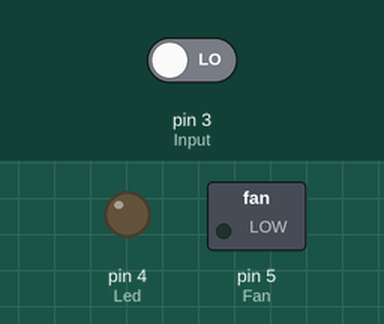
The sketch below on a simulated Arduino Uno, built with avr-gcc and run on an emulated ATmega328P. Parts: switched loads named in the sketch (green lamp = pin HIGH), output pins drawn as LEDs (lit = HIGH). The inputs (shaded band) are chosen by the test bench; at power-on: pin 3 (Input) LOW.

Above: at 1.2 s.
1.3 s: pin 3 (Input) driven HIGH
At 1.8 s:
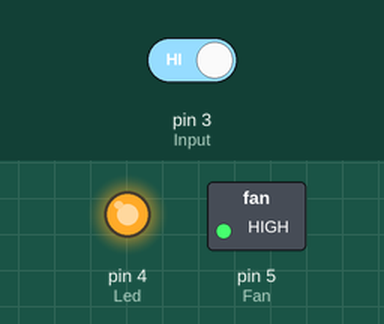
2.8 s: pin 3 (Input) driven LOW
At 4.1 s:
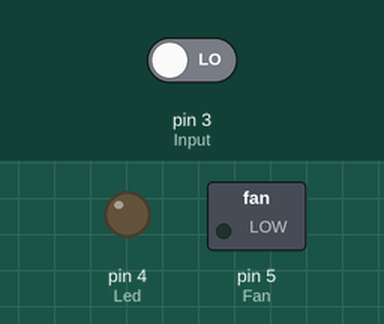
Timing chart, 0 to 5.8 s (numbered marks = the images above; inputs shaded):
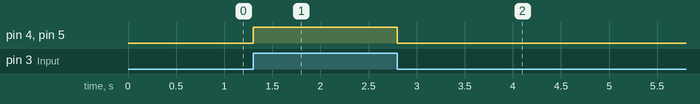

Measured:
- after the input at 1.3 s, pin 4 (Led), pin 5 (Fan): LOW → HIGH at once
- after the input at 2.8 s, pin 4 (Led), pin 5 (Fan): HIGH → LOW at once

The sketch:

Infrared_Entry___Exit_Motion_detector.ino
```cpp
bool State=true;

int Input=3;

int Led=4;

int Fan=5;

void setup(){

pinMode(Input,INPUT);

pinMode(Led,OUTPUT);

pinMode(Fan,OUTPUT);

}

void loop(){

if(digitalRead(Input)==HIGH && State){

digitalWrite(Led,HIGH);

digitalWrite(Fan,HIGH);

State=false;

}
else
if(digitalRead(Input)==LOW && !(State)){

digitalWrite(Led,LOW);

digitalWrite(Fan,LOW);

State=true;

   }


}
```
